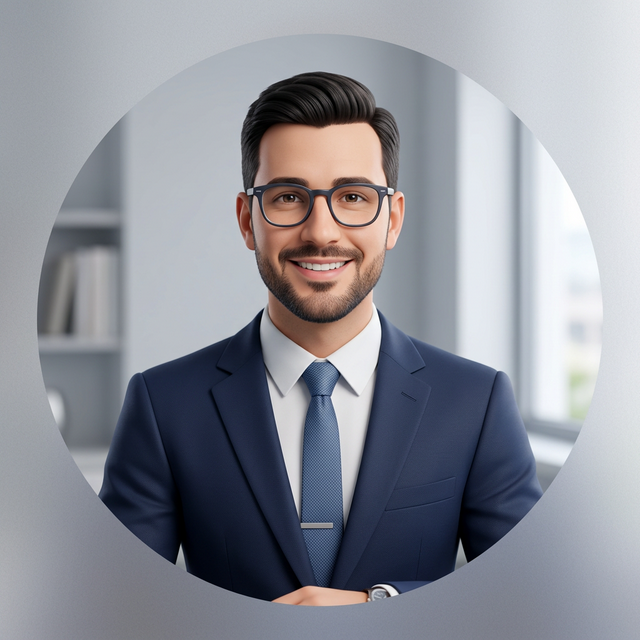
#> input picture assets/john_doe.png, 640 x 640 px
$ python -i liveness.py   (imports and definitions only)
#> lines starting #> are read from the running program, lines starting #| are printed output that depends on the picture; after the words box and inside, x2 and y2 are one past the last pixel; in counts of white or black regions, pixels touching at a corner belong together
"""
Basic liveness detection to prevent photo/screen attacks.

Checks:
1. Texture analysis (LBP variance) – printed photos have less texture variation
2. Color distribution – screens/prints differ from real skin
3. Reflection detection – screen glare patterns
4. Edge density – printed photos have different edge characteristics
"""

import os
import cv2
import numpy as np
from dataclasses import dataclass
# FIX 21: Import threshold from config instead of hardcoding
from . import config


@dataclass
class LivenessResult:
    is_live: bool
    score: float
    checks: dict[str, float]


def _lbp_variance(gray: np.ndarray) -> float:
    """Local Binary Pattern variance – real faces have higher micro-texture variance."""
    h, w = gray.shape
    if h < 3 or w < 3:
        return 0.0

    center = gray[1:-1, 1:-1].astype(np.float32)
    patterns = np.zeros_like(center, dtype=np.uint8)
    offsets = [(-1, -1), (-1, 0), (-1, 1), (0, 1), (1, 1), (1, 0), (1, -1), (0, -1)]

    for i, (dy, dx) in enumerate(offsets):
        neighbor = gray[1 + dy : h - 1 + dy, 1 + dx : w - 1 + dx].astype(np.float32)
        patterns |= ((neighbor >= center).astype(np.uint8) << i)

    return float(np.var(patterns))


def _color_moments(image: np.ndarray) -> float:
    """
    Analyze color distribution in YCrCb space.
    Real skin has characteristic Cr/Cb distributions.
    """
    ycrcb = cv2.cvtColor(image, cv2.COLOR_BGR2YCrCb)
    cr = ycrcb[:, :, 1].astype(np.float32)
    cb = ycrcb[:, :, 2].astype(np.float32)

    cr_std = np.std(cr)
    cb_std = np.std(cb)

    # Real faces have moderate color variation (not too uniform, not too noisy)
    score = min(cr_std, cb_std) / max(cr_std, cb_std + 1e-6)
    return float(np.clip(score, 0, 1))


def _edge_density(gray: np.ndarray) -> float:
    """
    Compute edge density using Canny.
    Printed photos tend to have different edge characteristics than real faces.
    """
    edges = cv2.Canny(gray, 100, 200)
    density = np.sum(edges > 0) / edges.size
    return float(density)


def _reflection_check(gray: np.ndarray) -> float:
    """
    Detect bright spots that might indicate screen reflection.
    Returns a score where lower = more reflections detected.
    """
    _, bright_mask = cv2.threshold(gray, 240, 255, cv2.THRESH_BINARY)
    bright_ratio = np.sum(bright_mask > 0) / bright_mask.size

    # A small amount of brightness is normal; excessive = screen/glare
    if bright_ratio > 0.15:
        return 0.2  # Likely a screen
    return 1.0 - bright_ratio


def check_liveness(face_image: np.ndarray) -> LivenessResult:
    """
    Run liveness checks on a cropped face image.

    Args:
        face_image: BGR face crop (not the full frame)

    Returns:
        LivenessResult with overall score and individual check results
    """
    gray = cv2.cvtColor(face_image, cv2.COLOR_BGR2GRAY)

    lbp_score = _lbp_variance(gray)
    color_score = _color_moments(face_image)
    edge_score = _edge_density(gray)
    reflection_score = _reflection_check(gray)

    # Normalize LBP variance to 0-1 range (empirical thresholds)
    lbp_normalized = float(np.clip(lbp_score / 3000.0, 0, 1))

    # Normalize edge density (real faces typically 0.05-0.15)
    edge_normalized = float(np.clip(edge_score / 0.15, 0, 1))

    # Weighted combination
    weights = {
        "texture": 0.35,
        "color": 0.25,
        "edges": 0.20,
        "reflection": 0.20,
    }

    scores = {
        "texture": lbp_normalized,
        "color": color_score,
        "edges": edge_normalized,
        "reflection": reflection_score,
    }

    overall = sum(scores[k] * weights[k] for k in weights)

    # FIX 21: Use config.LIVENESS_SCORE_THRESHOLD (env-configurable) instead of hardcoded 0.35
    return LivenessResult(
        is_live=overall >= config.LIVENESS_SCORE_THRESHOLD,
        score=round(overall, 3),
        checks=scores,
    )

>>> import cv2
>>> picture = cv2.imread('../../assets/john_doe.png')
#> picture is the input picture: shape (640, 640, 3); mean B, G, R 152.6, 144.2, 141.9
>>> result = check_liveness(picture)
#> the loop in _lbp_variance, `for i, (dy, dx) in enumerate(offsets):` made 8 passes
#> pass 1, in _lbp_variance, `neighbor = gray[1 + dy : h - 1 + dy, 1 + dx : w - 1 + dx].astype(np.fl..`:
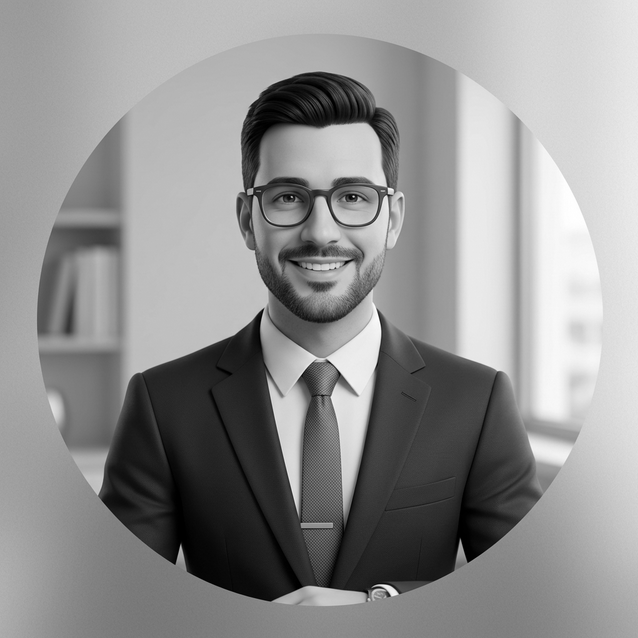
#> neighbor: shape (638, 638) float32; min 0, max 255, mean 144.3
#> pass 1, in _lbp_variance, `patterns |= ((neighbor >= center).astype(np.uint8) << i)`:
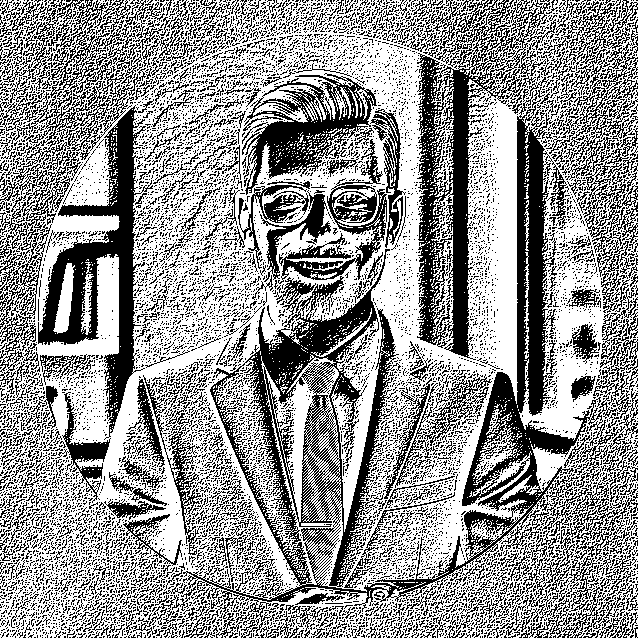
#> patterns: shape (638, 638); values 0 (black) and 1 (white), 58.9% white; 10179 black regions (9622 under 20 px), largest, box (x1, y1, x2, y2) and area: (183, 91, 628, 638) 37958, (417, 0, 556, 360) 14241, (38, 105, 153, 440) 10306
#> after the loop in _lbp_variance, `for i, (dy, dx) in enumerate(offsets):`:
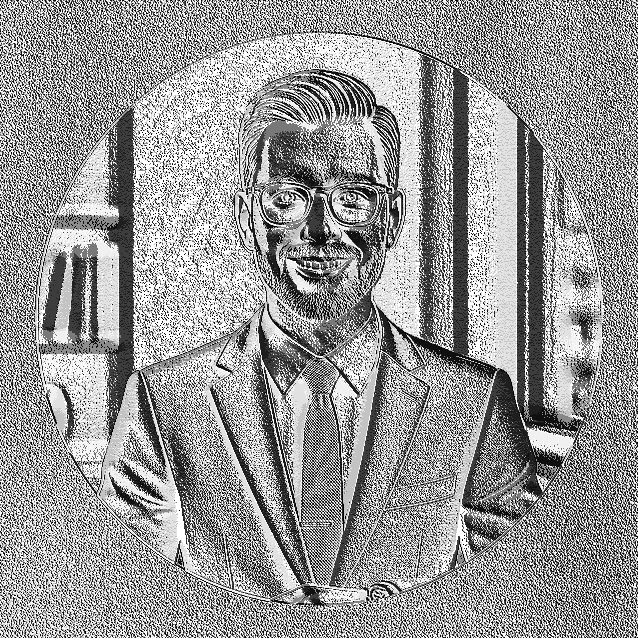
#> patterns: shape (638, 638); min 0, max 255, mean 151.6
#> in check_liveness, `lbp_score = _lbp_variance(gray)`: lbp_score = 8533.1
#> in _color_moments, `ycrcb = cv2.cvtColor(image, cv2.COLOR_BGR2YCrCb)`: ycrcb: shape (640, 640, 3); mean of channels 0, 1, 2 144.5, 126.1, 132.6
#> in _color_moments, `cr = ycrcb[:, :, 1].astype(np.float32)`:
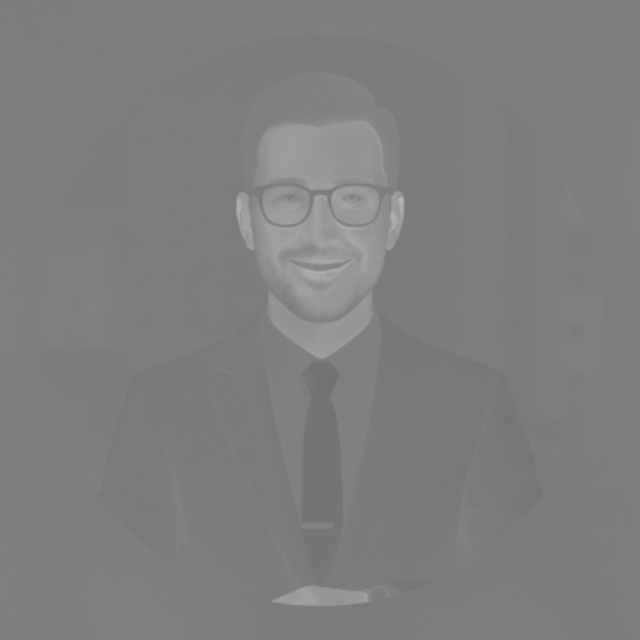
#> cr: shape (640, 640) float32; min 113, max 188, mean 126.1
#> in _color_moments, `cb = ycrcb[:, :, 2].astype(np.float32)`:
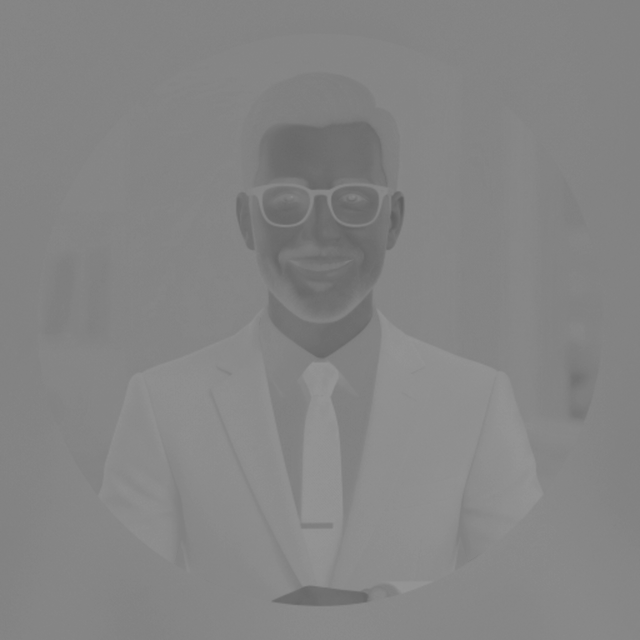
#> cb: shape (640, 640) float32; min 94, max 149, mean 132.6
#> in _color_moments, `cr_std = np.std(cr)`: cr_std = 7.03
#> in _color_moments, `cb_std = np.std(cb)`: cb_std = 7
#> in _color_moments, `score = min(cr_std, cb_std) / max(cr_std, cb_std + 1e-6)`: score = 0.995
#> in _edge_density, `edges = cv2.Canny(gray, 100, 200)`:
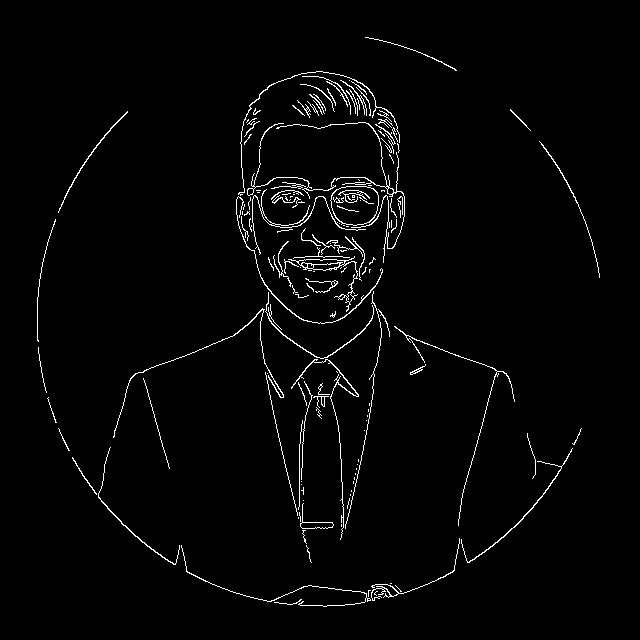
#> edges: shape (640, 640); 2.2% white in thin lines or dots, all inside (x1, y1, x2, y2) = (37, 37, 600, 607)
#> in _edge_density, `density = np.sum(edges > 0) / edges.size`: density = 0.0216
#> in _reflection_check, `_, bright_mask = cv2.threshold(gray, 240, 255, cv2.THRESH_BINARY)`:
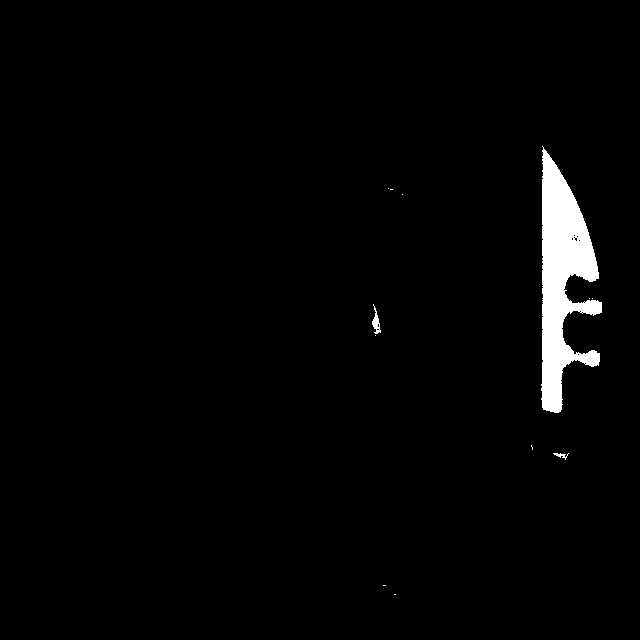
#> bright_mask: shape (640, 640); 2.1% white; 12 white regions (9 under 20 px), largest, box (x1, y1, x2, y2) and area: (541, 146, 602, 413) 8513, (372, 304, 381, 334) 117, (553, 453, 569, 460) 44
#> in _reflection_check, `bright_ratio = np.sum(bright_mask > 0) / bright_mask.size`: bright_ratio = 0.0212
#> in check_liveness, `reflection_score = _reflection_check(gray)`: reflection_score = 0.979
#> in check_liveness, `lbp_normalized = float(np.clip(lbp_score / 3000.0, 0, 1))`: lbp_normalized = 1
#> in check_liveness, `edge_normalized = float(np.clip(edge_score / 0.15, 0, 1))`: edge_normalized = 0.144
#> in check_liveness, `scores = { "texture": lbp_normalized, "color": color_score, "edges": e..`: scores = {'texture': 1, 'color': 0.995, 'edges': 0.144, 'reflection': 0.979}
#> in check_liveness, `overall = sum(scores[k] * weights[k] for k in weights)`: overall = 0.823
#> (the run stopped early here; a loop or call above may not have finished)
